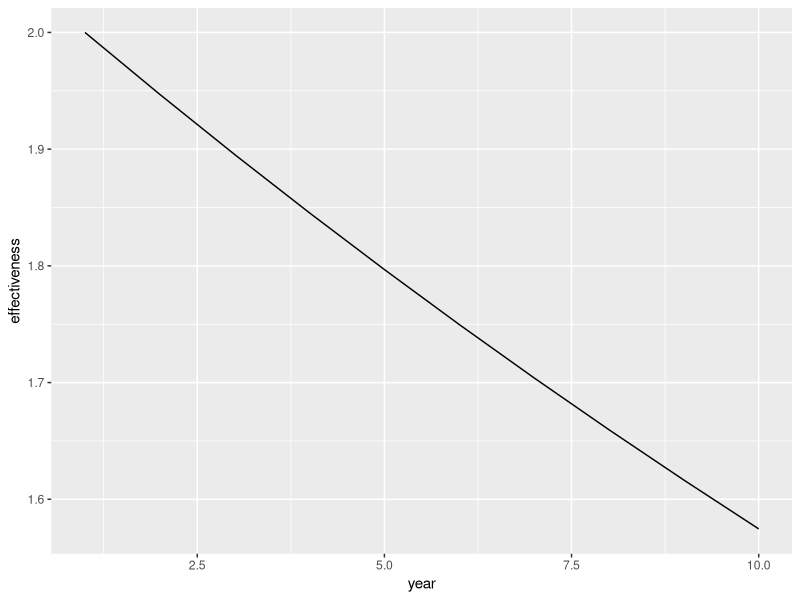
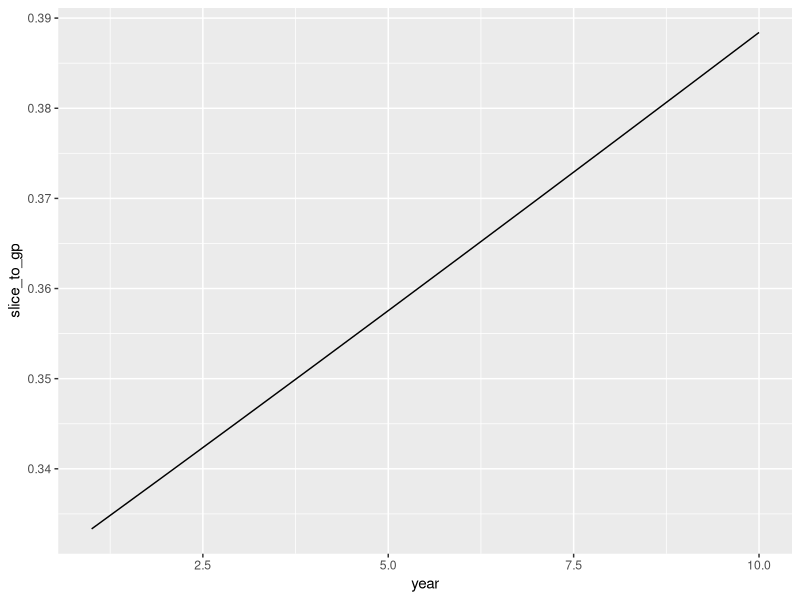
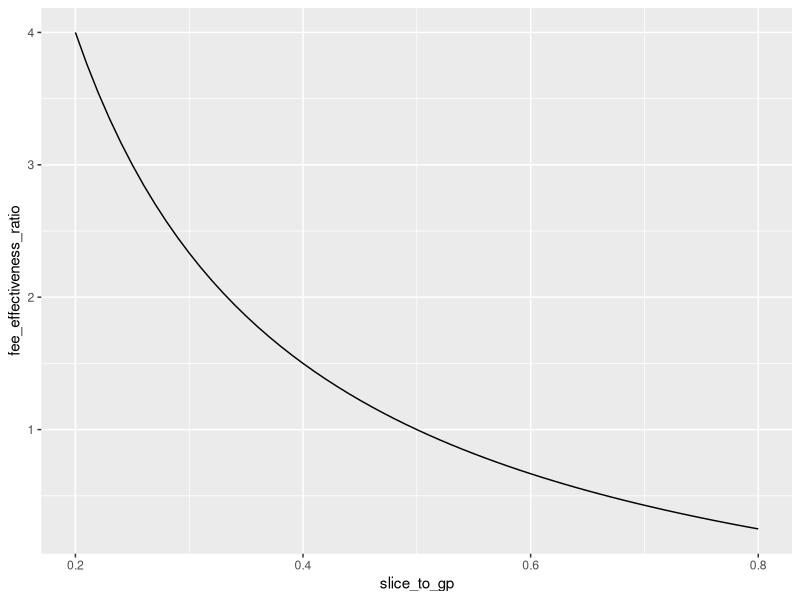
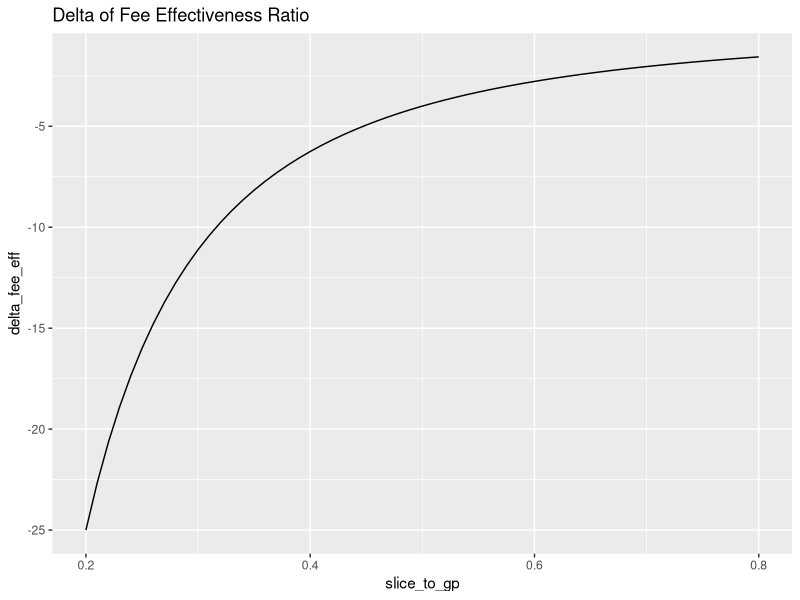
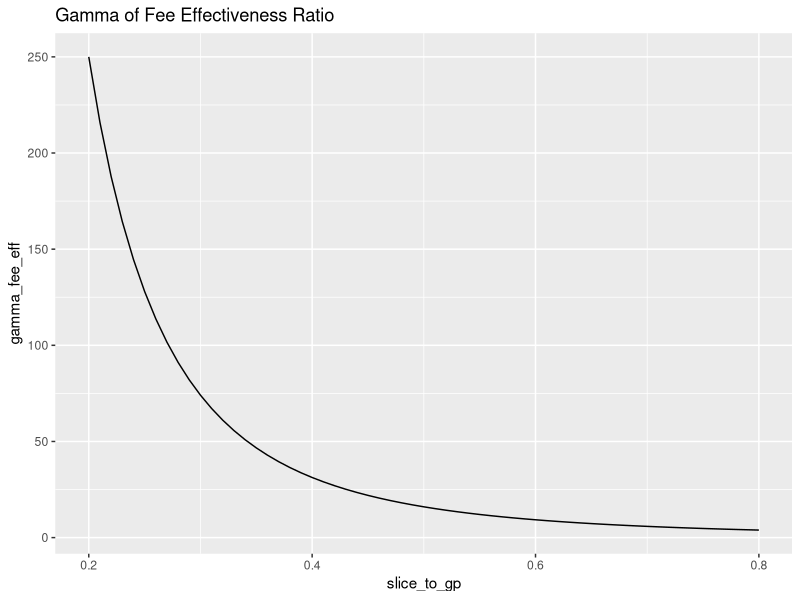

The R source for these figures, in order:
## ---- chunk 1
knitr::opts_chunk$set(echo = TRUE)
## ---- chunk 2

library(ggplot2)
year=1:10
gross=1.14^year  #14% gross return compounded
net=1.12^year #12% net return compounded
bench=1.08^year #8% bench compounded
fee=gross-net
excessreturn=net-bench
effectiveness=excessreturn/fee
grossprofit=gross-bench
slice_to_gp=fee/grossprofit
df=data.frame(year,gross,net,bench,fee,effectiveness,slice_to_gp)
df
## ---- chunk 3
ggplot(df,aes(x=year,y=effectiveness)) + geom_line()
ggplot(df,aes(x=year,y=slice_to_gp)) + geom_line()
## ---- chunk 4
slice_to_gp=seq(.2,.8,.01)
fee_effectiveness_ratio=(1-slice_to_gp)/slice_to_gp
df2=data.frame(slice_to_gp,fee_effectiveness_ratio)
ggplot(df2,aes(x=slice_to_gp,y=fee_effectiveness_ratio)) + geom_line()
## ---- chunk 5
library(Deriv)
f=function(x) (1-x)/x
f2=Deriv(f)
delta_fee_eff=f2(slice_to_gp)
df2=cbind(df2,delta_fee_eff)
ggplot(df2,aes(x=slice_to_gp,y=delta_fee_eff)) + geom_line() + 
  ggtitle("Delta of Fee Effectiveness Ratio")
## ---- chunk 6
f3=Deriv(f2)
gamma_fee_eff=f3(slice_to_gp)
df2=cbind(df2,gamma_fee_eff)
ggplot(df2,aes(x=slice_to_gp,y=gamma_fee_eff)) + geom_line() + 
  ggtitle("Gamma of Fee Effectiveness Ratio")
